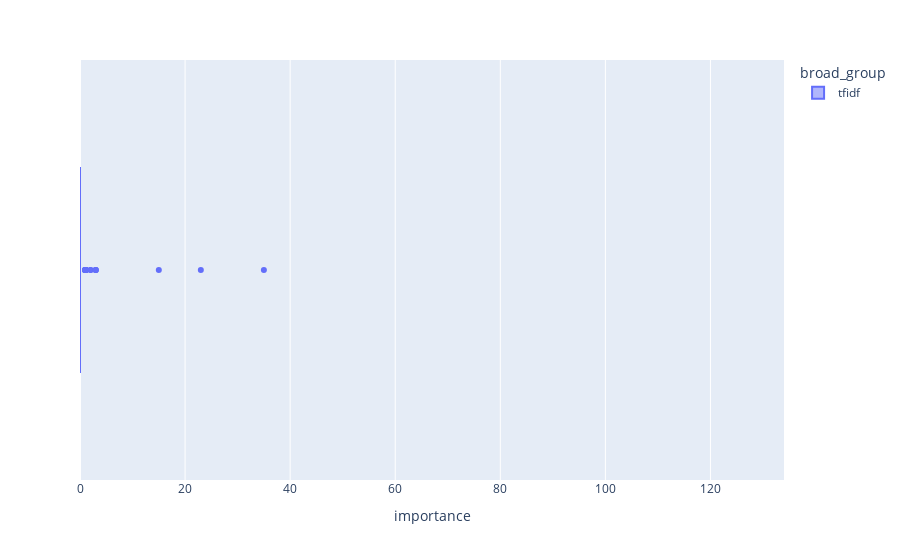

The notebook cell this image was saved under:
### Code cell
px.box(
    tfidf_features,
    x="importance",
    color="broad_group",
    range_x=(df.importance.min(), df.importance.max()),
)

### Figure 1 — Plotly figure (JSON) as saved in the notebook; plotly's stock layout.template omitted (floating-point values rounded to 4 significant figures)
{"data": [{"alignmentgroup": "True", "hovertemplate": "broad_group=tfidf<br>importance=%{x}<extra></extra>", "legendgroup": "tfidf", "marker": {"color": "#636efa"}, "name": "tfidf", "notched": false, "offsetgroup": "tfidf", "orientation": "h", "showlegend": true, "type": "box", "x": [35, 23, 15, 3, 3, 3, 2, 2, 1, 1, 1, 1, 1, 1, 1, 1, 1, 1, 1, 1, 1, 1, 1, 0, 0, 0, 0, 0, 0, 0, 0, 0, 0, 0, 0, 0, 0, 0, 0, 0, 0, 0, 0, 0, 0, 0, 0, 0, 0, 0, 0, 0, 0, 0, 0, 0, 0, 0, 0, 0, 0, 0, 0, 0, 0, 0, 0, 0, 0, 0, 0, 0, 0, 0, 0, 0, 0, 0, 0, 0, 0, 0, 0, 0, 0, 0, 0, 0, 0, 0, 0, 0, 0, 0, 0, 0, 0, 0, 0, 0], "x0": " ", "xaxis": "x", "y0": " ", "yaxis": "y"}], "layout": {"boxmode": "group", "legend": {"title": {"text": "broad_group"}, "tracegroupgap": 0}, "margin": {"t": 60}, "xaxis": {"anchor": "y", "domain": [0, 1], "range": [0, 134], "title": {"text": "importance"}}, "yaxis": {"anchor": "x", "domain": [0, 1]}}}
